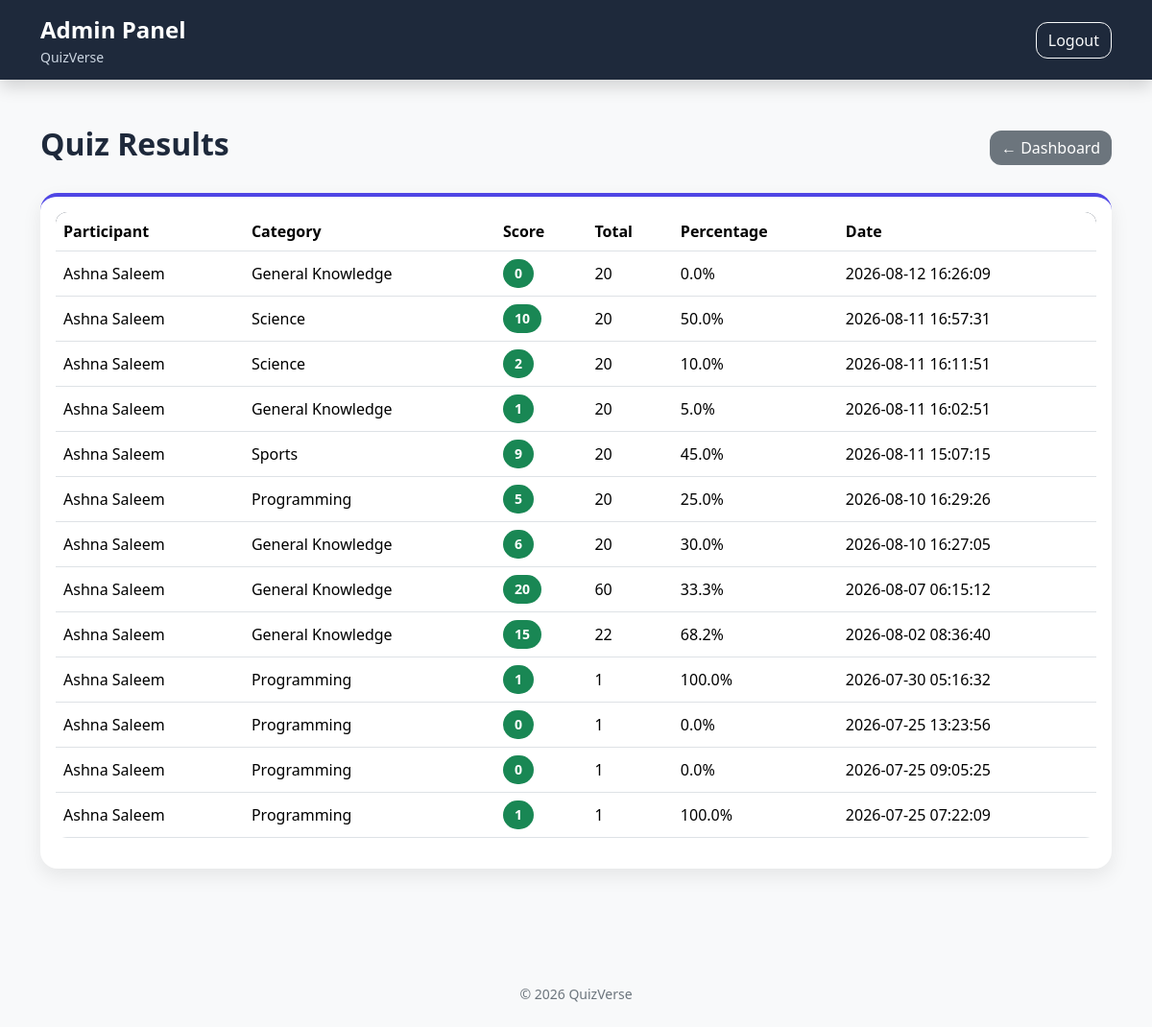
The page /online-quiz-system/admin/results.php (signed in) on the database its author committed.
### tables this page shows
CREATE TABLE `quiz_attempts` (
  `id` int(11) NOT NULL,
  `user_id` int(11) NOT NULL,
  `category_id` int(11) NOT NULL,
  `score` int(11) NOT NULL,
  `total_questions` int(11) NOT NULL,
  `attempt_date` timestamp NOT NULL DEFAULT current_timestamp()
);

CREATE TABLE `users` (
  `id` int(11) NOT NULL,
  `name` varchar(100) NOT NULL,
  `email` varchar(100) NOT NULL,
  `password` varchar(255) NOT NULL,
  `role` enum('participant','admin') NOT NULL,
  `created_at` timestamp NOT NULL DEFAULT current_timestamp()
);

CREATE TABLE `categories` (
  `id` int(11) NOT NULL,
  `category_name` varchar(100) NOT NULL,
  `description` text DEFAULT NULL,
  `created_at` timestamp NOT NULL DEFAULT current_timestamp()
);

### online-quiz-system/admin/results.php (the view, shortened to what this page needs)
<?php
include("../includes/db.php");
include("../includes/header.php");
$result = mysqli_query($conn, "
SELECT
quiz_attempts.*,
users.name,
categories.category_name
FROM quiz_attempts
JOIN users ON quiz_attempts.user_id = users.id
JOIN categories ON quiz_attempts.category_id = categories.id
ORDER BY quiz_attempts.id DESC
");
?>
<nav class="navbar navbar-expand-lg shadow" style="background:#1E293B;">
    <div class="container">
        <a class="navbar-brand text-white" href="dashboard.php">
            <span class="d-block fw-bold fs-4 text-white">Admin Panel</span>
            <small style="color:#CBD5E1;">QuizVerse</small>
        </a>
        <a href="logout.php" class="btn btn-outline-light">
            Logout
        </a>
    </div>
</nav>
<div class="container py-5">
    <div class="d-flex justify-content-between align-items-center mb-4">
        <h2 class="fw-bold">Quiz Results</h2>
        <a href="dashboard.php" class="btn btn-secondary">
            ← Dashboard
        </a>
    </div>
    <div class="card feature-card">
        <div class="card-body">
            <div class="table-responsive">
                <table class="table table-hover align-middle">
                    <thead>
                    <tr>
                        <th>Participant</th>
                        <th>Category</th>
                        <th>Score</th>
                        <th>Total</th>
                        <th>Percentage</th>
                        <th>Date</th>
                    </tr>
                    </thead>
                    <tbody>
                    <?php while($row=mysqli_fetch_assoc($result)){ ?>
                    <tr>
                        <td><?php echo $row['name']; ?></td>
                        <td><?php echo $row['category_name']; ?></td>
                        <td>
                            <span class="badge bg-success">
                                <?php echo $row['score']; ?>
                            </span>
                        </td>
                        <td><?php echo $row['total_questions']; ?></td>
                        <td>
                            <?php
                            echo number_format(($row['score']/$row['total_questions'])*100,1);
                            ?>%
                        </td>
                        <td><?php echo $row['attempt_date']; ?></td>
                    </tr>
                    <?php } ?>
                    </tbody>
                </table>
            </div>
        </div>
    </div>
</div>
<?php include("../includes/footer.php"); ?>

### online-quiz-system/css/style.css (style rules this page uses)
body { font-family: "Segoe UI", Tahoma, Geneva, Verdana, sans-serif; background: #f5f7fb; color: #1E293B; }
.navbar { background: #1E293B !important; }
.navbar-brand { display: flex; flex-direction: column; text-decoration: none; }
.navbar-brand .fw-bold { color: #ffffff !important; font-size: 30px; font-weight: 700; }
.navbar-brand small { display: block; color: #cbd5e1 !important; font-size: 14px; }
.card { border: none; border-radius: 16px; box-shadow: 0 8px 20px rgba(0, 0, 0, .08); transition: .25s; }
.feature-card { border: none; border-radius: 18px; border-top: 4px solid #4F46E5; transition: .3s; }
.btn { border-radius: 12px; font-weight: 500; transition: .25s; }
.btn-secondary { border: none; }
.table { border-radius: 12px; overflow: hidden; }
.table thead { background: #1E293B; color: white; }
h1, h2, h3, h4, h5 { font-weight: 700; color: #1E293B; }
a { text-decoration: none; }
.badge { padding: 8px 12px; border-radius: 20px; font-size: 14px; }

### rows shown on the page
quiz_attempts: user.name "Ashna Saleem", category.category_name "General Knowledge", score "0", total_questions "20", ($row['score']/$row['total_questions'])*100 "0.0", attempt_date "2026-08-12 16:26:09"
quiz_attempts: user.name "Ashna Saleem", category.category_name "Science", score "10", total_questions "20", ($row['score']/$row['total_questions'])*100 "50.0", attempt_date "2026-08-11 16:57:31"
quiz_attempts: user.name "Ashna Saleem", category.category_name "Science", score "2", total_questions "20", ($row['score']/$row['total_questions'])*100 "10.0", attempt_date "2026-08-11 16:11:51"
quiz_attempts: user.name "Ashna Saleem", category.category_name "General Knowledge", score "1", total_questions "20", ($row['score']/$row['total_questions'])*100 "5.0", attempt_date "2026-08-11 16:02:51"
quiz_attempts: user.name "Ashna Saleem", category.category_name "Sports", score "9", total_questions "20", ($row['score']/$row['total_questions'])*100 "45.0", attempt_date "2026-08-11 15:07:15"
quiz_attempts: user.name "Ashna Saleem", category.category_name "Programming", score "5", total_questions "20", ($row['score']/$row['total_questions'])*100 "25.0", attempt_date "2026-08-10 16:29:26"
quiz_attempts: user.name "Ashna Saleem", category.category_name "General Knowledge", score "6", total_questions "20", ($row['score']/$row['total_questions'])*100 "30.0", attempt_date "2026-08-10 16:27:05"
quiz_attempts: user.name "Ashna Saleem", category.category_name "General Knowledge", score "20", total_questions "60", ($row['score']/$row['total_questions'])*100 "33.3", attempt_date "2026-08-07 06:15:12"
quiz_attempts: user.name "Ashna Saleem", category.category_name "General Knowledge", score "15", total_questions "22", ($row['score']/$row['total_questions'])*100 "68.2", attempt_date "2026-08-02 08:36:40"
quiz_attempts: user.name "Ashna Saleem", category.category_name "Programming", score "1", total_questions "1", ($row['score']/$row['total_questions'])*100 "100.0", attempt_date "2026-07-30 05:16:32"
quiz_attempts: user.name "Ashna Saleem", category.category_name "Programming", score "0", total_questions "1", ($row['score']/$row['total_questions'])*100 "0.0", attempt_date "2026-07-25 13:23:56"
quiz_attempts: user.name "Ashna Saleem", category.category_name "Programming", score "0", total_questions "1", ($row['score']/$row['total_questions'])*100 "0.0", attempt_date "2026-07-25 09:05:25"
quiz_attempts: user.name "Ashna Saleem", category.category_name "Programming", score "1", total_questions "1", ($row['score']/$row['total_questions'])*100 "100.0", attempt_date "2026-07-25 07:22:09"
